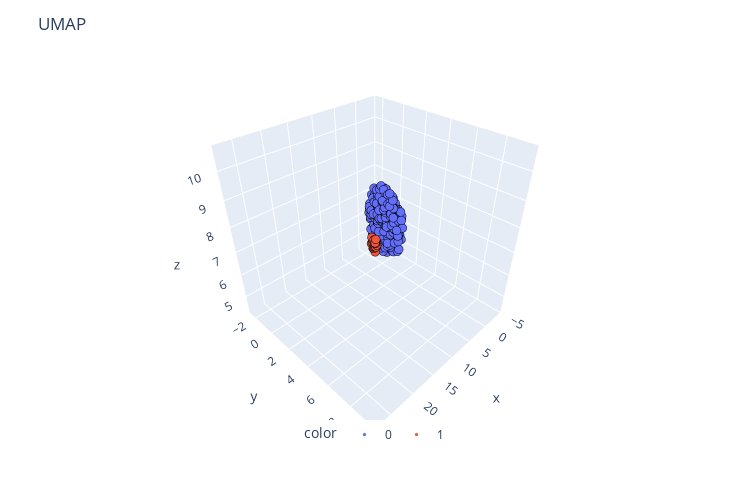

The cell this chart's notebook holds for it:
### Code cell
chart(X_trans, objGroup.labels_)

### Figure 1 — Plotly figure (JSON) as saved in the notebook; plotly's stock layout.template omitted (floating-point values rounded to 4 significant figures; data arrays with more than 128 entries replaced by an {"elided": "..."} marker saying what was removed)
{"data": [{"hovertemplate": "color=0<br>x=%{x}<br>y=%{y}<br>z=%{z}<extra></extra>", "legendgroup": "0", "marker": {"color": "#636efa", "line": {"color": "black", "width": 0.1}, "size": 3, "symbol": "circle"}, "mode": "markers", "name": "0", "scene": "scene", "showlegend": true, "type": "scatter3d", "x": {"elided": "553 float values"}, "y": {"elided": "553 float values"}, "z": {"elided": "553 float values"}}, {"hovertemplate": "color=1<br>x=%{x}<br>y=%{y}<br>z=%{z}<extra></extra>", "legendgroup": "1", "marker": {"color": "#EF553B", "line": {"color": "black", "width": 0.1}, "size": 3, "symbol": "circle"}, "mode": "markers", "name": "1", "scene": "scene", "showlegend": true, "type": "scatter3d", "x": [27.17, 27.05, 27.22, 27.13, 27.17, 27.17, 26.99, 27.15, 27.19, 27.08, 27.06, 27.09, 27.23, 27.11, 27.13, 27.2, 27.06, 27.14, 27.1, 27.26, 27.29, 27.25, 27.25, 27.11, 27.06, 27.1, 27.28, 27.19], "y": [9.436, 9.546, 9.553, 9.413, 9.484, 9.604, 9.489, 9.493, 9.381, 9.466, 9.6, 9.512, 9.582, 9.438, 9.571, 9.432, 9.486, 9.476, 9.502, 9.47, 9.534, 9.515, 9.38, 9.526, 9.494, 9.604, 9.602, 9.434], "z": [10.47, 10.6, 10.43, 10.5, 10.48, 10.43, 10.34, 10.59, 10.62, 10.56, 10.47, 10.58, 10.54, 10.41, 10.51, 10.52, 10.55, 10.54, 10.51, 10.37, 10.39, 10.41, 10.47, 10.57, 10.45, 10.43, 10.32, 10.58]}], "layout": {"height": 500, "legend": {"orientation": "h", "title": {"text": "color"}, "tracegroupgap": 0, "x": 0.5, "xanchor": "center", "y": 0, "yanchor": "top"}, "margin": {"t": 60}, "scene": {"domain": {"x": [0, 1], "y": [0, 1]}, "xaxis": {"title": {"text": "x"}}, "yaxis": {"title": {"text": "y"}}, "zaxis": {"title": {"text": "z"}}}, "showlegend": true, "title": {"text": "UMAP"}, "width": 750}}
